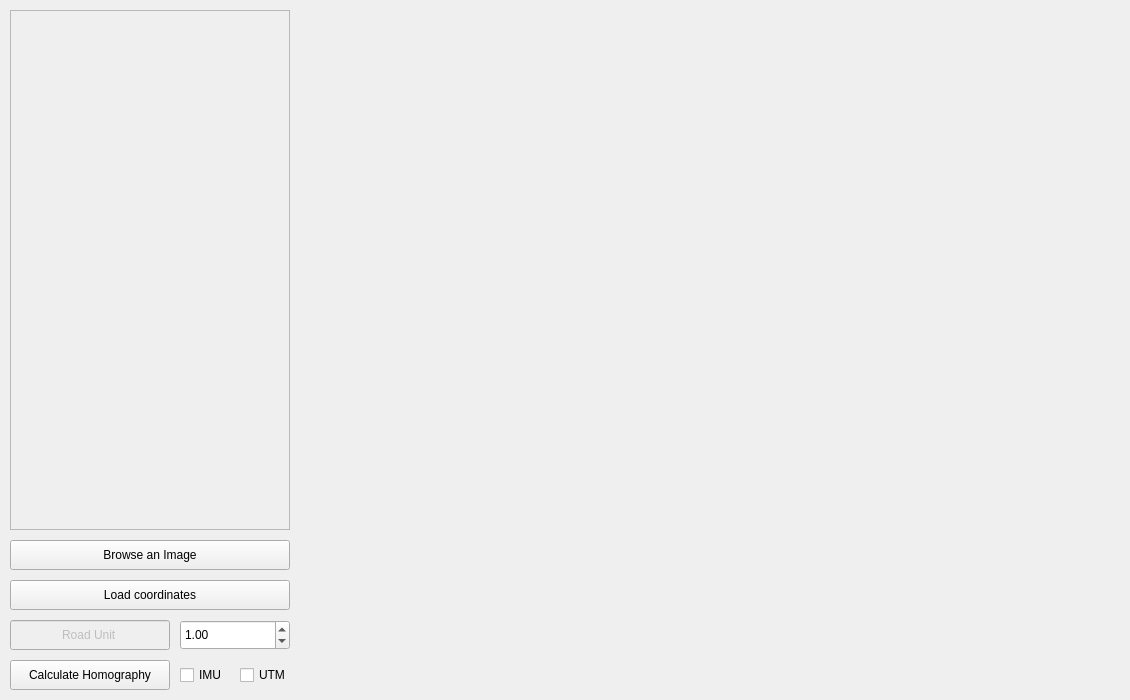
<?xml version="1.0" encoding="UTF-8"?>
<ui version="4.0">
 <class>MainWindow</class>
 <widget class="QMainWindow" name="MainWindow">
  <property name="enabled">
   <bool>true</bool>
  </property>
  <property name="geometry">
   <rect>
    <x>0</x>
    <y>0</y>
    <width>1130</width>
    <height>700</height>
   </rect>
  </property>
  <property name="sizePolicy">
   <sizepolicy hsizetype="Expanding" vsizetype="Expanding">
    <horstretch>0</horstretch>
    <verstretch>0</verstretch>
   </sizepolicy>
  </property>
  <property name="mouseTracking">
   <bool>true</bool>
  </property>
  <property name="windowTitle">
   <string>MainWindow</string>
  </property>
  <property name="autoFillBackground">
   <bool>false</bool>
  </property>
  <property name="locale">
   <locale language="English" country="UnitedStates"/>
  </property>
  <widget class="QWidget" name="centralwidget">
   <property name="sizePolicy">
    <sizepolicy hsizetype="Expanding" vsizetype="Expanding">
     <horstretch>0</horstretch>
     <verstretch>0</verstretch>
    </sizepolicy>
   </property>
   <property name="locale">
    <locale language="English" country="UnitedStates"/>
   </property>
   <widget class="QPushButton" name="calc_homography_btn">
    <property name="enabled">
     <bool>true</bool>
    </property>
    <property name="geometry">
     <rect>
      <x>10</x>
      <y>660</y>
      <width>160</width>
      <height>30</height>
     </rect>
    </property>
    <property name="sizePolicy">
     <sizepolicy hsizetype="Expanding" vsizetype="Expanding">
      <horstretch>0</horstretch>
      <verstretch>0</verstretch>
     </sizepolicy>
    </property>
    <property name="text">
     <string>Calculate Homography</string>
    </property>
   </widget>
   <widget class="QScrollArea" name="scrollArea">
    <property name="geometry">
     <rect>
      <x>10</x>
      <y>10</y>
      <width>280</width>
      <height>520</height>
     </rect>
    </property>
    <property name="sizePolicy">
     <sizepolicy hsizetype="Expanding" vsizetype="Expanding">
      <horstretch>0</horstretch>
      <verstretch>0</verstretch>
     </sizepolicy>
    </property>
    <property name="minimumSize">
     <size>
      <width>0</width>
      <height>100</height>
     </size>
    </property>
    <property name="widgetResizable">
     <bool>true</bool>
    </property>
    <widget class="QWidget" name="scrollAreaWidgetContents">
     <property name="geometry">
      <rect>
       <x>0</x>
       <y>0</y>
       <width>278</width>
       <height>518</height>
      </rect>
     </property>
     <property name="sizePolicy">
      <sizepolicy hsizetype="Expanding" vsizetype="Expanding">
       <horstretch>0</horstretch>
       <verstretch>0</verstretch>
      </sizepolicy>
     </property>
     <property name="minimumSize">
      <size>
       <width>0</width>
       <height>200</height>
      </size>
     </property>
    </widget>
   </widget>
   <widget class="QLineEdit" name="lineEdit">
    <property name="enabled">
     <bool>false</bool>
    </property>
    <property name="geometry">
     <rect>
      <x>10</x>
      <y>620</y>
      <width>160</width>
      <height>30</height>
     </rect>
    </property>
    <property name="sizePolicy">
     <sizepolicy hsizetype="Expanding" vsizetype="Expanding">
      <horstretch>0</horstretch>
      <verstretch>0</verstretch>
     </sizepolicy>
    </property>
    <property name="text">
     <string>Road Unit</string>
    </property>
    <property name="alignment">
     <set>Qt::AlignCenter</set>
    </property>
   </widget>
   <widget class="QDoubleSpinBox" name="road_unit">
    <property name="geometry">
     <rect>
      <x>180</x>
      <y>620</y>
      <width>110</width>
      <height>30</height>
     </rect>
    </property>
    <property name="sizePolicy">
     <sizepolicy hsizetype="Expanding" vsizetype="Expanding">
      <horstretch>0</horstretch>
      <verstretch>0</verstretch>
     </sizepolicy>
    </property>
    <property name="value">
     <double>1.000000000000000</double>
    </property>
   </widget>
   <widget class="QPushButton" name="select_image_btn">
    <property name="geometry">
     <rect>
      <x>10</x>
      <y>540</y>
      <width>280</width>
      <height>30</height>
     </rect>
    </property>
    <property name="sizePolicy">
     <sizepolicy hsizetype="Expanding" vsizetype="Expanding">
      <horstretch>0</horstretch>
      <verstretch>0</verstretch>
     </sizepolicy>
    </property>
    <property name="text">
     <string>Browse an Image</string>
    </property>
   </widget>
   <widget class="QCheckBox" name="imu">
    <property name="geometry">
     <rect>
      <x>180</x>
      <y>660</y>
      <width>50</width>
      <height>30</height>
     </rect>
    </property>
    <property name="text">
     <string>IMU</string>
    </property>
   </widget>
   <widget class="QCheckBox" name="utm">
    <property name="geometry">
     <rect>
      <x>240</x>
      <y>660</y>
      <width>50</width>
      <height>30</height>
     </rect>
    </property>
    <property name="text">
     <string>UTM</string>
    </property>
   </widget>
   <widget class="QWidget" name="verticalLayoutWidget">
    <property name="geometry">
     <rect>
      <x>300</x>
      <y>10</y>
      <width>821</width>
      <height>681</height>
     </rect>
    </property>
    <layout class="QVBoxLayout" name="image_holder"/>
   </widget>
   <widget class="QPushButton" name="load_btn">
    <property name="geometry">
     <rect>
      <x>10</x>
      <y>580</y>
      <width>280</width>
      <height>30</height>
     </rect>
    </property>
    <property name="sizePolicy">
     <sizepolicy hsizetype="Expanding" vsizetype="Expanding">
      <horstretch>0</horstretch>
      <verstretch>0</verstretch>
     </sizepolicy>
    </property>
    <property name="text">
     <string>Load coordinates</string>
    </property>
   </widget>
  </widget>
 </widget>
 <resources/>
 <connections/>
</ui>
